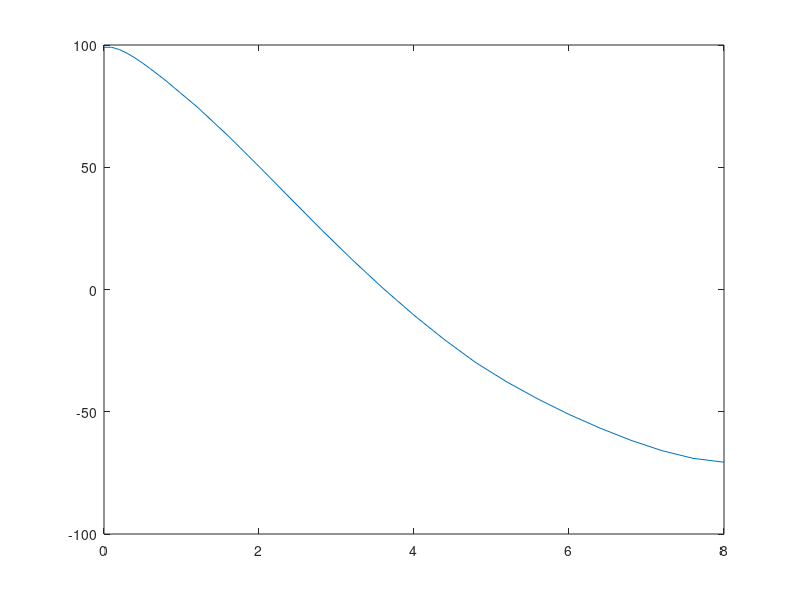
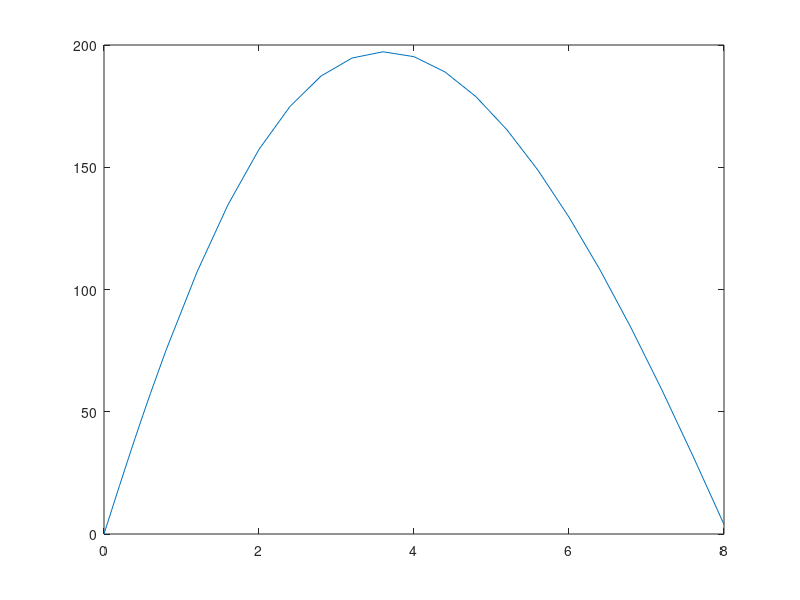

These figures' MATLAB source, in order:
close all;

% a)
data = load('leirehaug.txt');
x = data(:, 1);
q = data(:, 2);
R = trapz(x, q);
Mr = trapz(x, q.*x);
L = x(end);

% By * L = Mr --> By = Mr/L
By = Mr/L
Ay = R - By

% b)
n = length(x);
V = zeros(1,n);
M = zeros(1,n);

V(1) = Ay;
M(1) = 0;

for i = 1 : n-1	% Regner ut verdier for i+1. Maks: i + 1 = n --> i = n-1
	dx = x(i+1) - x(i);
	q_avg = (q(i) + q(i))/2;
	V(i + 1) = V(i) - q_avg * dx;
	M(i + 1) = M(i) + V(i) * dx - q_avg * dx^2/2;
end

fprintf('The maximum value of M is %.2f kNm\n', max(M));

figure('name', 'V-diagram');
plot(x, V)
figure('name', 'M-diagram');
plot(x, M)
